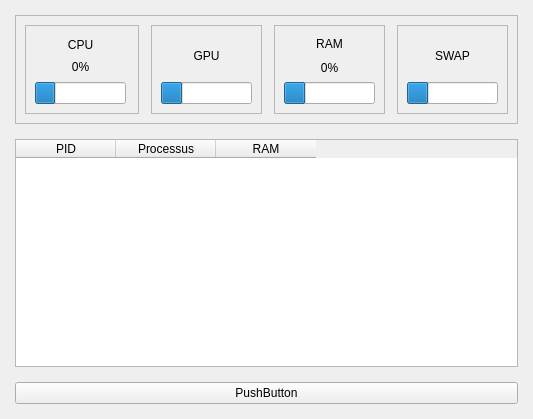
<?xml version="1.0" encoding="UTF-8"?>
<ui version="4.0">
 <class>MainWindow</class>
 <widget class="QMainWindow" name="MainWindow">
  <property name="geometry">
   <rect>
    <x>0</x>
    <y>0</y>
    <width>533</width>
    <height>419</height>
   </rect>
  </property>
  <property name="maximumSize">
   <size>
    <width>1000</width>
    <height>700</height>
   </size>
  </property>
  <property name="windowTitle">
   <string>System Monitor</string>
  </property>
  <widget class="QWidget" name="centralwidget">
   <layout class="QVBoxLayout" name="verticalLayout">
    <property name="spacing">
     <number>15</number>
    </property>
    <property name="leftMargin">
     <number>15</number>
    </property>
    <property name="topMargin">
     <number>15</number>
    </property>
    <property name="rightMargin">
     <number>15</number>
    </property>
    <property name="bottomMargin">
     <number>15</number>
    </property>
    <item>
     <widget class="QFrame" name="statsFrame">
      <property name="frameShape">
       <enum>QFrame::Shape::StyledPanel</enum>
      </property>
      <property name="frameShadow">
       <enum>QFrame::Shadow::Raised</enum>
      </property>
      <layout class="QHBoxLayout" name="horizontalLayout" stretch="1,1,1,1">
       <property name="spacing">
        <number>12</number>
       </property>
       <item>
        <widget class="QFrame" name="cpuCard">
         <property name="sizePolicy">
          <sizepolicy hsizetype="Expanding" vsizetype="Preferred">
           <horstretch>0</horstretch>
           <verstretch>0</verstretch>
          </sizepolicy>
         </property>
         <property name="frameShape">
          <enum>QFrame::Shape::StyledPanel</enum>
         </property>
         <property name="frameShadow">
          <enum>QFrame::Shadow::Raised</enum>
         </property>
         <layout class="QVBoxLayout" name="verticalLayout_2">
          <property name="spacing">
           <number>8</number>
          </property>
          <property name="topMargin">
           <number>12</number>
          </property>
          <property name="rightMargin">
           <number>12</number>
          </property>
          <item>
           <widget class="QLabel" name="cpuTitle">
            <property name="text">
             <string>CPU</string>
            </property>
            <property name="alignment">
             <set>Qt::AlignmentFlag::AlignCenter</set>
            </property>
           </widget>
          </item>
          <item>
           <widget class="QLabel" name="cpuPercent">
            <property name="text">
             <string>0%</string>
            </property>
            <property name="alignment">
             <set>Qt::AlignmentFlag::AlignCenter</set>
            </property>
           </widget>
          </item>
          <item>
           <widget class="QProgressBar" name="cpuProgressBar">
            <property name="value">
             <number>23</number>
            </property>
            <property name="textVisible">
             <bool>false</bool>
            </property>
           </widget>
          </item>
         </layout>
        </widget>
       </item>
       <item>
        <widget class="QFrame" name="gpuCard">
         <property name="sizePolicy">
          <sizepolicy hsizetype="Expanding" vsizetype="Preferred">
           <horstretch>0</horstretch>
           <verstretch>0</verstretch>
          </sizepolicy>
         </property>
         <property name="frameShape">
          <enum>QFrame::Shape::StyledPanel</enum>
         </property>
         <property name="frameShadow">
          <enum>QFrame::Shadow::Raised</enum>
         </property>
         <layout class="QVBoxLayout" name="verticalLayout_3">
          <item>
           <widget class="QLabel" name="gpuTitle">
            <property name="text">
             <string>GPU</string>
            </property>
            <property name="alignment">
             <set>Qt::AlignmentFlag::AlignCenter</set>
            </property>
           </widget>
          </item>
          <item>
           <widget class="QProgressBar" name="progressBar_2">
            <property name="value">
             <number>24</number>
            </property>
            <property name="textVisible">
             <bool>false</bool>
            </property>
           </widget>
          </item>
         </layout>
        </widget>
       </item>
       <item>
        <widget class="QFrame" name="ramCard">
         <property name="sizePolicy">
          <sizepolicy hsizetype="Expanding" vsizetype="Preferred">
           <horstretch>0</horstretch>
           <verstretch>0</verstretch>
          </sizepolicy>
         </property>
         <property name="frameShape">
          <enum>QFrame::Shape::StyledPanel</enum>
         </property>
         <property name="frameShadow">
          <enum>QFrame::Shadow::Raised</enum>
         </property>
         <layout class="QVBoxLayout" name="verticalLayout_4">
          <item>
           <widget class="QLabel" name="ramTitle">
            <property name="text">
             <string>RAM</string>
            </property>
            <property name="alignment">
             <set>Qt::AlignmentFlag::AlignCenter</set>
            </property>
           </widget>
          </item>
          <item>
           <widget class="QLabel" name="ramPercent">
            <property name="text">
             <string>0%</string>
            </property>
            <property name="alignment">
             <set>Qt::AlignmentFlag::AlignCenter</set>
            </property>
           </widget>
          </item>
          <item>
           <widget class="QProgressBar" name="ramProgressBar">
            <property name="value">
             <number>24</number>
            </property>
            <property name="textVisible">
             <bool>false</bool>
            </property>
           </widget>
          </item>
         </layout>
        </widget>
       </item>
       <item>
        <widget class="QFrame" name="swapCard">
         <property name="sizePolicy">
          <sizepolicy hsizetype="Expanding" vsizetype="Preferred">
           <horstretch>0</horstretch>
           <verstretch>0</verstretch>
          </sizepolicy>
         </property>
         <property name="frameShape">
          <enum>QFrame::Shape::StyledPanel</enum>
         </property>
         <property name="frameShadow">
          <enum>QFrame::Shadow::Raised</enum>
         </property>
         <layout class="QVBoxLayout" name="verticalLayout_5">
          <item>
           <widget class="QLabel" name="label_4">
            <property name="text">
             <string>SWAP</string>
            </property>
            <property name="alignment">
             <set>Qt::AlignmentFlag::AlignCenter</set>
            </property>
           </widget>
          </item>
          <item>
           <widget class="QProgressBar" name="progressBar">
            <property name="value">
             <number>24</number>
            </property>
            <property name="textVisible">
             <bool>false</bool>
            </property>
            <property name="orientation">
             <enum>Qt::Orientation::Horizontal</enum>
            </property>
           </widget>
          </item>
         </layout>
        </widget>
       </item>
      </layout>
     </widget>
    </item>
    <item>
     <widget class="QTableWidget" name="processTable">
      <property name="sizePolicy">
       <sizepolicy hsizetype="Expanding" vsizetype="Expanding">
        <horstretch>0</horstretch>
        <verstretch>0</verstretch>
       </sizepolicy>
      </property>
      <property name="editTriggers">
       <set>QAbstractItemView::EditTrigger::NoEditTriggers</set>
      </property>
      <property name="showGrid">
       <bool>true</bool>
      </property>
      <property name="columnCount">
       <number>3</number>
      </property>
      <attribute name="horizontalHeaderHighlightSections">
       <bool>true</bool>
      </attribute>
      <attribute name="verticalHeaderMinimumSectionSize">
       <number>22</number>
      </attribute>
      <attribute name="verticalHeaderHighlightSections">
       <bool>true</bool>
      </attribute>
      <column>
       <property name="text">
        <string>PID</string>
       </property>
      </column>
      <column>
       <property name="text">
        <string>Processus</string>
       </property>
      </column>
      <column>
       <property name="text">
        <string>RAM</string>
       </property>
      </column>
     </widget>
    </item>
    <item>
     <widget class="QPushButton" name="pushButton">
      <property name="text">
       <string>PushButton</string>
      </property>
     </widget>
    </item>
   </layout>
  </widget>
  <widget class="QMenuBar" name="menubar">
   <property name="geometry">
    <rect>
     <x>0</x>
     <y>0</y>
     <width>533</width>
     <height>23</height>
    </rect>
   </property>
  </widget>
 </widget>
 <resources/>
 <connections/>
</ui>
